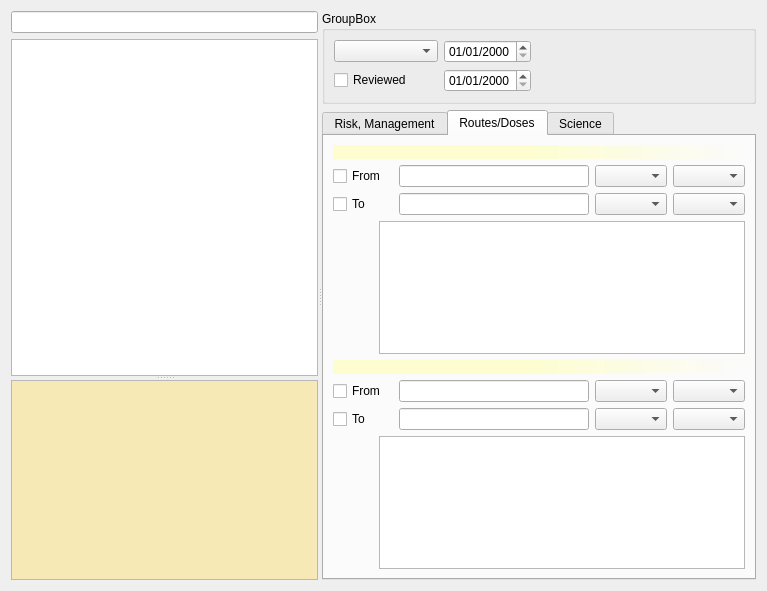
<?xml version="1.0" encoding="UTF-8"?>
<ui version="4.0">
 <class>IAMDb::InteractionEditorWidget</class>
 <widget class="QWidget" name="IAMDb::InteractionEditorWidget">
  <property name="geometry">
   <rect>
    <x>0</x>
    <y>0</y>
    <width>767</width>
    <height>591</height>
   </rect>
  </property>
  <property name="windowTitle">
   <string>Form</string>
  </property>
  <layout class="QGridLayout" name="gridLayout_6">
   <item row="0" column="0">
    <layout class="QHBoxLayout" name="toolbarLayout"/>
   </item>
   <item row="1" column="0">
    <widget class="Utils::MiniSplitter" name="splitter_2">
     <property name="orientation">
      <enum>Qt::Horizontal</enum>
     </property>
     <widget class="QWidget" name="">
      <layout class="QVBoxLayout" name="treeLayout">
       <item>
        <widget class="Utils::QButtonLineEdit" name="searchLine"/>
       </item>
       <item>
        <widget class="Utils::MiniSplitter" name="splitter">
         <property name="orientation">
          <enum>Qt::Vertical</enum>
         </property>
         <widget class="QTreeView" name="treeView"/>
         <widget class="QTextBrowser" name="humanSynthesis">
          <property name="maximumSize">
           <size>
            <width>16777215</width>
            <height>200</height>
           </size>
          </property>
          <property name="palette">
           <palette>
            <active>
             <colorrole role="Base">
              <brush brushstyle="SolidPattern">
               <color alpha="255">
                <red>246</red>
                <green>233</green>
                <blue>182</blue>
               </color>
              </brush>
             </colorrole>
            </active>
            <inactive>
             <colorrole role="Base">
              <brush brushstyle="SolidPattern">
               <color alpha="255">
                <red>246</red>
                <green>233</green>
                <blue>182</blue>
               </color>
              </brush>
             </colorrole>
            </inactive>
            <disabled>
             <colorrole role="Base">
              <brush brushstyle="SolidPattern">
               <color alpha="255">
                <red>212</red>
                <green>208</green>
                <blue>200</blue>
               </color>
              </brush>
             </colorrole>
            </disabled>
           </palette>
          </property>
          <property name="font">
           <font>
            <pointsize>10</pointsize>
           </font>
          </property>
          <property name="textInteractionFlags">
           <set>Qt::LinksAccessibleByKeyboard|Qt::LinksAccessibleByMouse|Qt::TextBrowserInteraction|Qt::TextSelectableByKeyboard|Qt::TextSelectableByMouse</set>
          </property>
          <property name="openExternalLinks">
           <bool>true</bool>
          </property>
          <property name="openLinks">
           <bool>true</bool>
          </property>
         </widget>
        </widget>
       </item>
      </layout>
     </widget>
     <widget class="QWidget" name="layoutWidget_1">
      <layout class="QGridLayout" name="gridLayout_5">
       <item row="0" column="0">
        <widget class="QGroupBox" name="generalGroupBox">
         <property name="title">
          <string>GroupBox</string>
         </property>
         <layout class="QGridLayout" name="gridLayout">
          <item row="0" column="0">
           <widget class="QComboBox" name="comboLevel">
            <property name="sizeAdjustPolicy">
             <enum>QComboBox::AdjustToContents</enum>
            </property>
           </widget>
          </item>
          <item row="0" column="1">
           <widget class="QDateEdit" name="createdOn">
            <property name="sizePolicy">
             <sizepolicy hsizetype="Fixed" vsizetype="Fixed">
              <horstretch>0</horstretch>
              <verstretch>0</verstretch>
             </sizepolicy>
            </property>
            <property name="displayFormat">
             <string>dd/MM/yyyy</string>
            </property>
           </widget>
          </item>
          <item row="0" column="2" colspan="2">
           <spacer name="horizontalSpacer">
            <property name="orientation">
             <enum>Qt::Horizontal</enum>
            </property>
            <property name="sizeHint" stdset="0">
             <size>
              <width>160</width>
              <height>22</height>
             </size>
            </property>
           </spacer>
          </item>
          <item row="1" column="0">
           <widget class="QCheckBox" name="isReviewed">
            <property name="minimumSize">
             <size>
              <width>0</width>
              <height>22</height>
             </size>
            </property>
            <property name="text">
             <string>Reviewed</string>
            </property>
           </widget>
          </item>
          <item row="1" column="1">
           <widget class="QDateEdit" name="updatedOn">
            <property name="displayFormat">
             <string>dd/MM/yyyy</string>
            </property>
           </widget>
          </item>
          <item row="1" column="2" colspan="2">
           <spacer name="horizontalSpacer_2">
            <property name="orientation">
             <enum>Qt::Horizontal</enum>
            </property>
            <property name="sizeHint" stdset="0">
             <size>
              <width>160</width>
              <height>22</height>
             </size>
            </property>
           </spacer>
          </item>
         </layout>
        </widget>
       </item>
       <item row="1" column="0">
        <widget class="QTabWidget" name="tabWidget">
         <property name="currentIndex">
          <number>1</number>
         </property>
         <widget class="QWidget" name="riskTab">
          <attribute name="title">
           <string>Risk, Management</string>
          </attribute>
          <layout class="QGridLayout" name="gridLayout_4">
           <item row="0" column="0">
            <widget class="QGroupBox" name="groupBox">
             <property name="enabled">
              <bool>true</bool>
             </property>
             <property name="title">
              <string>Risk</string>
             </property>
             <layout class="QGridLayout" name="gridLayout_3">
              <property name="margin">
               <number>5</number>
              </property>
              <property name="spacing">
               <number>5</number>
              </property>
              <item row="1" column="0">
               <widget class="QTextEdit" name="risk">
                <property name="sizePolicy">
                 <sizepolicy hsizetype="Expanding" vsizetype="Preferred">
                  <horstretch>0</horstretch>
                  <verstretch>0</verstretch>
                 </sizepolicy>
                </property>
               </widget>
              </item>
              <item row="3" column="0">
               <widget class="QTextEdit" name="risk_en">
                <property name="sizePolicy">
                 <sizepolicy hsizetype="Expanding" vsizetype="Preferred">
                  <horstretch>0</horstretch>
                  <verstretch>0</verstretch>
                 </sizepolicy>
                </property>
               </widget>
              </item>
             </layout>
            </widget>
           </item>
           <item row="1" column="0">
            <widget class="QGroupBox" name="groupBox_2">
             <property name="enabled">
              <bool>true</bool>
             </property>
             <property name="title">
              <string>Management</string>
             </property>
             <layout class="QGridLayout" name="gridLayout_2">
              <property name="margin">
               <number>5</number>
              </property>
              <property name="spacing">
               <number>5</number>
              </property>
              <item row="0" column="0">
               <widget class="QTextEdit" name="management">
                <property name="sizePolicy">
                 <sizepolicy hsizetype="Expanding" vsizetype="Preferred">
                  <horstretch>0</horstretch>
                  <verstretch>0</verstretch>
                 </sizepolicy>
                </property>
               </widget>
              </item>
              <item row="3" column="0">
               <widget class="QTextEdit" name="management_en"/>
              </item>
             </layout>
            </widget>
           </item>
          </layout>
         </widget>
         <widget class="QWidget" name="tab">
          <attribute name="title">
           <string>Routes/Doses</string>
          </attribute>
          <layout class="QGridLayout" name="gridLayout_11">
           <item row="0" column="0" colspan="2">
            <widget class="QLabel" name="firstInteractorLabel">
             <property name="font">
              <font>
               <weight>75</weight>
               <bold>true</bold>
              </font>
             </property>
             <property name="styleSheet">
              <string notr="true">background:qlineargradient(spread:pad, x1:0, y1:0, x2:1, y2:0, stop:0.464 rgba(255, 255, 176, 149), stop:1 rgba(255, 255, 255, 0))</string>
             </property>
             <property name="text">
              <string/>
             </property>
            </widget>
           </item>
           <item row="1" column="0" colspan="2">
            <layout class="QGridLayout" name="gridLayout_7">
             <item row="0" column="0">
              <widget class="QCheckBox" name="firstDoseUsesFrom">
               <property name="minimumSize">
                <size>
                 <width>60</width>
                 <height>0</height>
                </size>
               </property>
               <property name="maximumSize">
                <size>
                 <width>60</width>
                 <height>16777215</height>
                </size>
               </property>
               <property name="text">
                <string>From</string>
               </property>
              </widget>
             </item>
             <item row="0" column="1">
              <widget class="QLineEdit" name="firstDoseFromValue"/>
             </item>
             <item row="0" column="2">
              <widget class="QComboBox" name="firstDoseFromUnits"/>
             </item>
             <item row="0" column="3">
              <widget class="QComboBox" name="firstDoseFromRepart"/>
             </item>
             <item row="1" column="0">
              <widget class="QCheckBox" name="firstDoseUsesTo">
               <property name="minimumSize">
                <size>
                 <width>60</width>
                 <height>0</height>
                </size>
               </property>
               <property name="maximumSize">
                <size>
                 <width>60</width>
                 <height>16777215</height>
                </size>
               </property>
               <property name="text">
                <string>To</string>
               </property>
              </widget>
             </item>
             <item row="1" column="1">
              <widget class="QLineEdit" name="firstDoseToValue"/>
             </item>
             <item row="1" column="2">
              <widget class="QComboBox" name="firstDoseToUnits"/>
             </item>
             <item row="1" column="3">
              <widget class="QComboBox" name="firstDoseToRepart"/>
             </item>
            </layout>
           </item>
           <item row="2" column="0">
            <spacer name="horizontalSpacer_3">
             <property name="orientation">
              <enum>Qt::Horizontal</enum>
             </property>
             <property name="sizeType">
              <enum>QSizePolicy::Fixed</enum>
             </property>
             <property name="sizeHint" stdset="0">
              <size>
               <width>40</width>
               <height>20</height>
              </size>
             </property>
            </spacer>
           </item>
           <item row="2" column="1">
            <widget class="QListView" name="listViewFirstInteractorRoute"/>
           </item>
           <item row="3" column="0" colspan="2">
            <widget class="QLabel" name="secondInteractorLabel">
             <property name="font">
              <font>
               <weight>75</weight>
               <bold>true</bold>
              </font>
             </property>
             <property name="styleSheet">
              <string notr="true">background:qlineargradient(spread:pad, x1:0, y1:0, x2:1, y2:0, stop:0.464 rgba(255, 255, 176, 149), stop:1 rgba(255, 255, 255, 0))</string>
             </property>
             <property name="text">
              <string/>
             </property>
            </widget>
           </item>
           <item row="4" column="0" colspan="2">
            <layout class="QGridLayout" name="gridLayout_12">
             <item row="0" column="0">
              <widget class="QCheckBox" name="secondDoseUsesFrom">
               <property name="minimumSize">
                <size>
                 <width>60</width>
                 <height>0</height>
                </size>
               </property>
               <property name="maximumSize">
                <size>
                 <width>60</width>
                 <height>16777215</height>
                </size>
               </property>
               <property name="text">
                <string>From</string>
               </property>
              </widget>
             </item>
             <item row="0" column="1">
              <widget class="QLineEdit" name="secondDoseFromValue"/>
             </item>
             <item row="0" column="2">
              <widget class="QComboBox" name="secondDoseFromUnits"/>
             </item>
             <item row="0" column="3">
              <widget class="QComboBox" name="secondDoseFromRepart"/>
             </item>
             <item row="1" column="0">
              <widget class="QCheckBox" name="secondDoseUsesTo">
               <property name="minimumSize">
                <size>
                 <width>60</width>
                 <height>0</height>
                </size>
               </property>
               <property name="maximumSize">
                <size>
                 <width>60</width>
                 <height>16777215</height>
                </size>
               </property>
               <property name="text">
                <string>To</string>
               </property>
              </widget>
             </item>
             <item row="1" column="1">
              <widget class="QLineEdit" name="secondDoseToValue"/>
             </item>
             <item row="1" column="2">
              <widget class="QComboBox" name="secondDoseToUnits"/>
             </item>
             <item row="1" column="3">
              <widget class="QComboBox" name="secondDoseToRepart"/>
             </item>
            </layout>
           </item>
           <item row="5" column="0">
            <spacer name="horizontalSpacer_4">
             <property name="orientation">
              <enum>Qt::Horizontal</enum>
             </property>
             <property name="sizeType">
              <enum>QSizePolicy::Fixed</enum>
             </property>
             <property name="sizeHint" stdset="0">
              <size>
               <width>40</width>
               <height>20</height>
              </size>
             </property>
            </spacer>
           </item>
           <item row="5" column="1">
            <widget class="QListView" name="listViewSecondInteractorRoute"/>
           </item>
          </layout>
         </widget>
         <widget class="QWidget" name="biblioTab">
          <attribute name="title">
           <string>Science</string>
          </attribute>
          <layout class="QGridLayout" name="gridLayout_10">
           <item row="0" column="0">
            <widget class="QGroupBox" name="groupBox_3">
             <property name="title">
              <string>Formalized risk</string>
             </property>
             <layout class="QGridLayout" name="gridLayout_8">
              <item row="0" column="0">
               <widget class="QTableView" name="formRiskTableView"/>
              </item>
             </layout>
            </widget>
           </item>
           <item row="1" column="0">
            <widget class="QGroupBox" name="groupBox_4">
             <property name="title">
              <string>Bibliography</string>
             </property>
             <layout class="QGridLayout" name="gridLayout_9">
              <item row="0" column="0">
               <widget class="Views::TableView" name="bilbioTableView"/>
              </item>
             </layout>
            </widget>
           </item>
          </layout>
         </widget>
        </widget>
       </item>
      </layout>
     </widget>
    </widget>
   </item>
  </layout>
 </widget>
 <customwidgets>
  <customwidget>
   <class>Utils::QButtonLineEdit</class>
   <extends>QLineEdit</extends>
   <header location="global">utils/widgets/qbuttonlineedit.h</header>
  </customwidget>
  <customwidget>
   <class>Views::TableView</class>
   <extends>QTableView</extends>
   <header location="global">listviewplugin/tableview.h</header>
  </customwidget>
  <customwidget>
   <class>Utils::MiniSplitter</class>
   <extends>QSplitter</extends>
   <header location="global">utils/widgets/minisplitter.h</header>
   <container>1</container>
  </customwidget>
 </customwidgets>
 <resources/>
 <connections/>
</ui>
